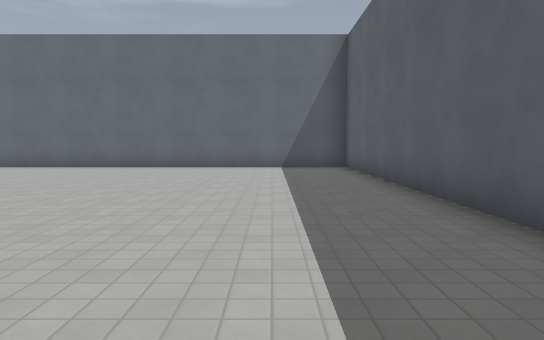
view 1 (above)

24 first-person views from a walk through a level from a Godot 3-D game. The camera is 1.4 m above the floor, tilts 4° down and sees 70° across. The floor is counted in squares, 2 m on a side. Each view is taken from the middle of a square. On the plan, view 1 faces up. The plan holds only what a view shows up to about 11 squares ahead; the rest is blank. The place goes on beyond the plan. Door leaves are left out where a doorway can be walked through. Surface patterns are stand-ins for the level's own textures.

view 2
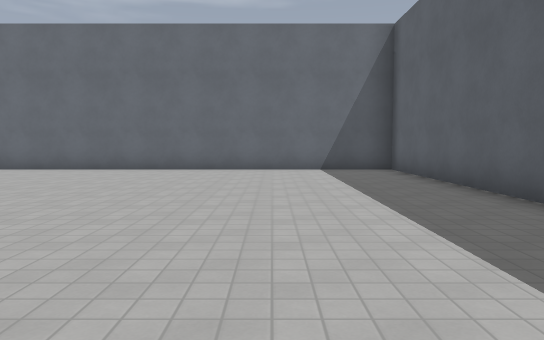

view 3
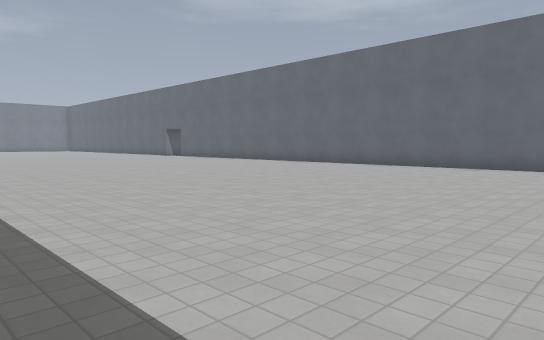

view 4
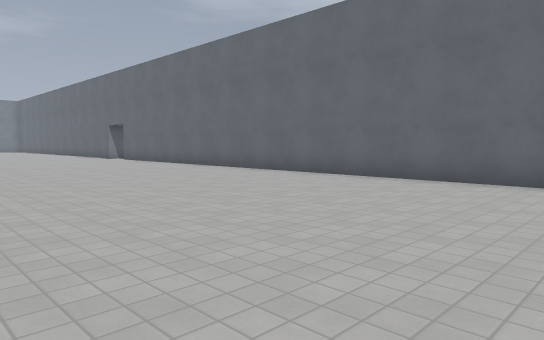

view 5
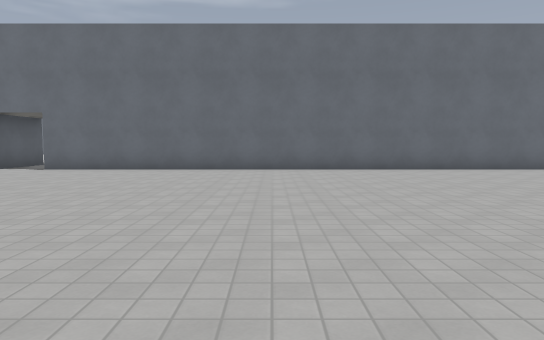

view 6
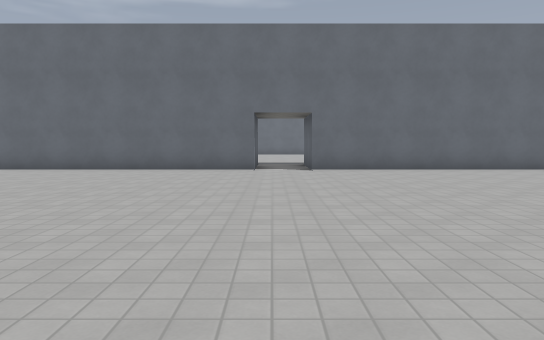

view 7
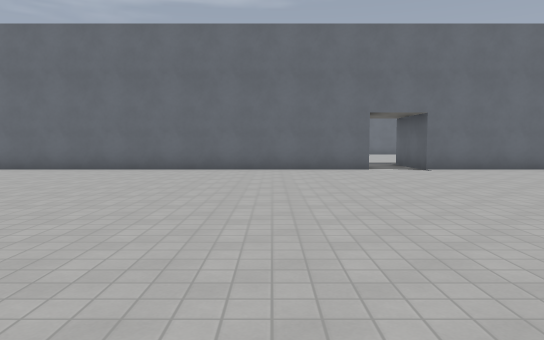

view 8
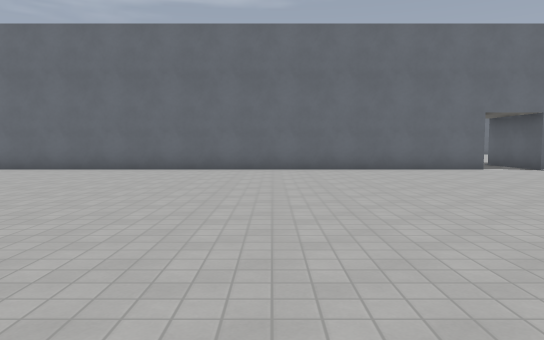

view 9
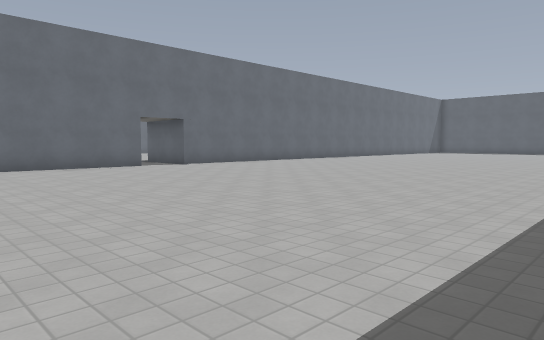

view 10
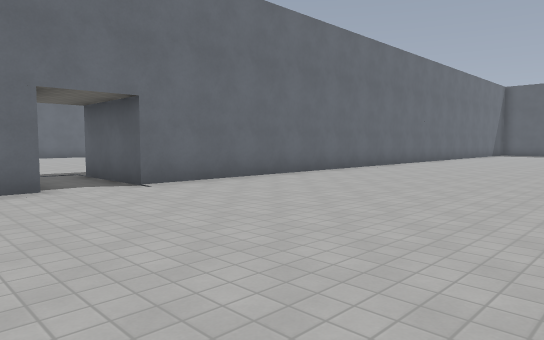

view 11
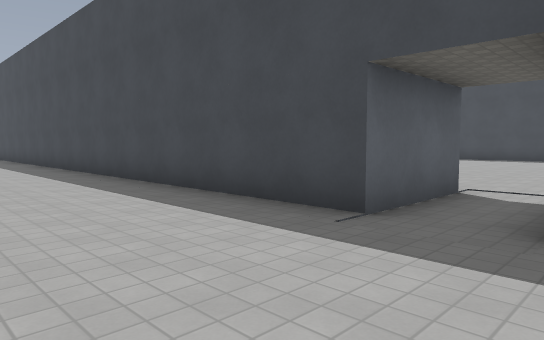

view 12
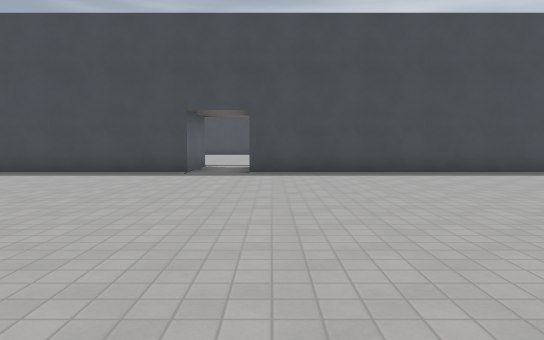

view 13
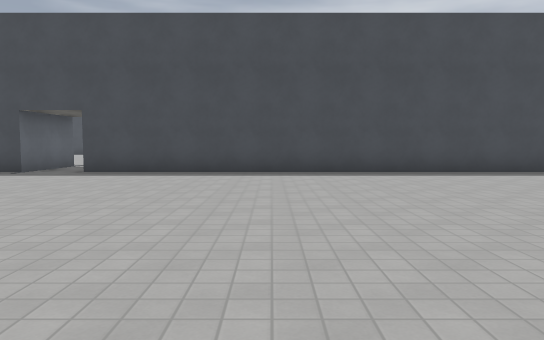

view 14
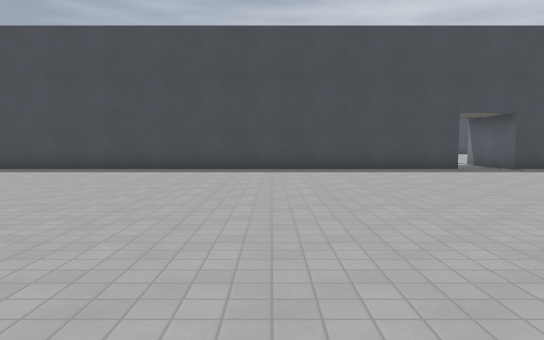

view 15
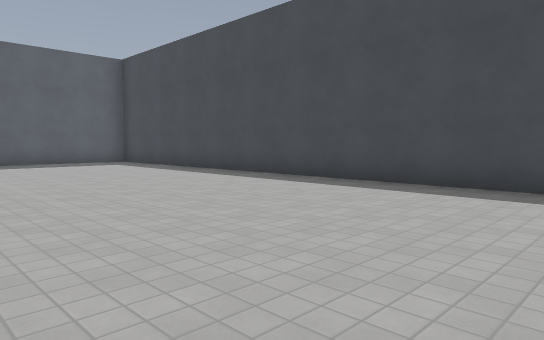

view 16
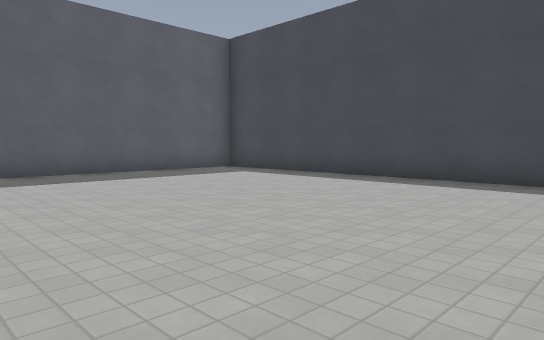

view 17
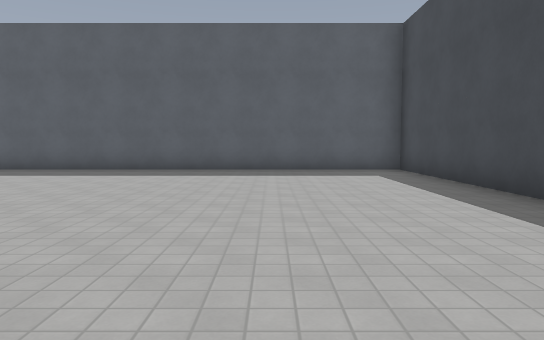

view 18
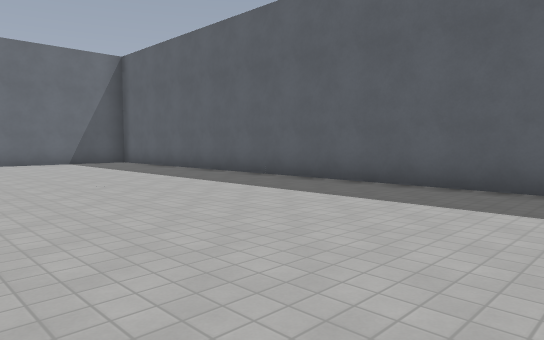

view 19
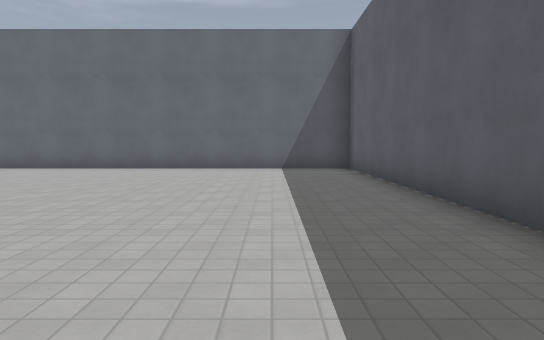

view 20
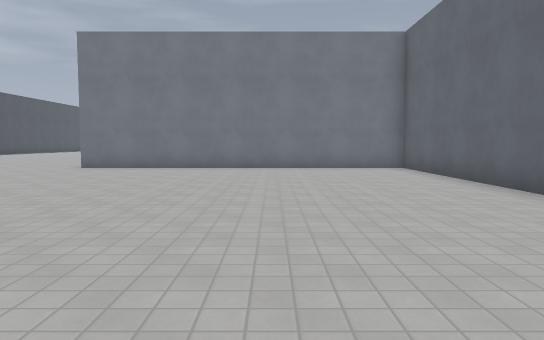

view 21
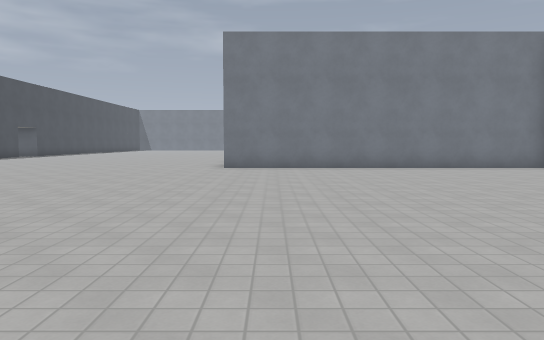

view 22
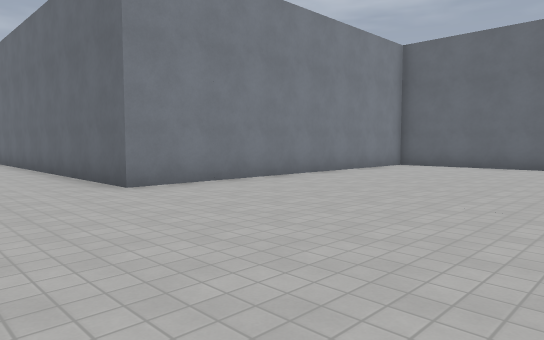

view 23
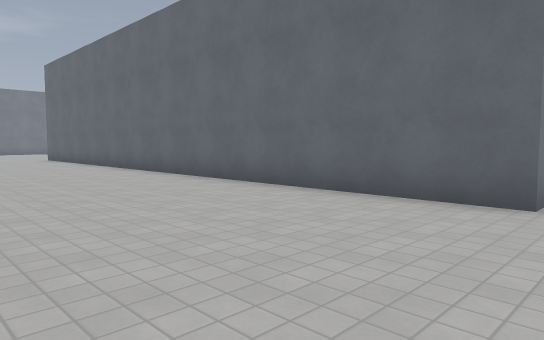

view 24
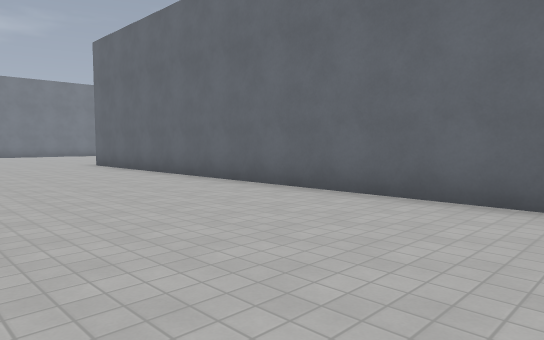

### Floor plan
Points are (right, up) in squares from view 1. A wall is a line through its corners. A room is listed if a view was taken in it or the views show most of it. See-through windows are left out.
Room 1 (views 1, 2, 3, 4, 5, 6, 7, 8, 9, 10)
walls: (-20.4, 11.2) (-30.5, 11.2); (-20.5, 13.7) (-20.5, 11.5); (2.1, 3) (2.1, 11.2) (-19, 11.2) (-19, 13.7)
ways out: open door at (-20, 13.5) to room 2
Room 2 (views 11, 12, 13, 14, 15, 16, 17, 18, 19, 20, 21, 22, 23, 24)
walls: (-19, 13.7) (2.1, 13.7) (2.1, 33.7) (-10.9, 33.7) (-10.9, 24.7) (-26, 24.7); (-30.5, 13.7) (-20.5, 13.7)
ways out: open door at (-20, 13.5) to room 1

Where each view was taken, in squares from view 1:
view 1: 0 up, 0 right, facing up
view 2: 1 up, 1 left, facing up
view 3: 0 up, 1 left, facing up-left
view 4: 4 up, 3 left, facing up-left
view 5: 1 up, 13 left, facing up
view 6: 1 up, 20 left, facing up
view 7: 1 up, 23 left, facing up
view 8: 1 up, 26 left, facing up
view 9: 0 up, 26 left, facing up-right
view 10: 5 up, 22 left, facing up-right
view 11: 17 up, 21 left, facing down-right
view 12: 23 up, 21 left, facing down
view 13: 23 up, 25 left, facing down
view 14: 24 up, 14 left, facing down
view 15: 20 up, 12 left, facing down-right
view 16: 21 up, 7 left, facing down-right
view 17: 17 up, 8 left, facing right
view 18: 20 up, 4 left, facing up-right
view 19: 23 up, 0 right, facing up
view 20: 30 up, 0 right, facing left
view 21: 26 up, 0 right, facing left
view 22: 22 up, 5 left, facing up-left
view 23: 20 up, 10 left, facing up-left
view 24: 20 up, 15 left, facing up-left
